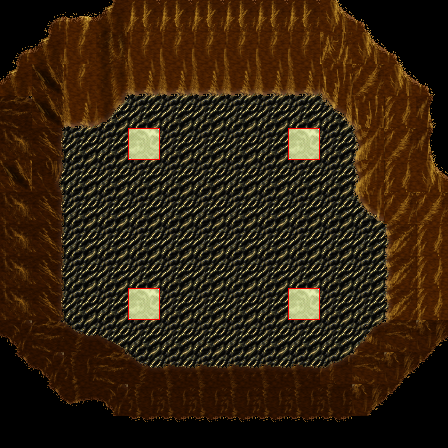

This game map was drawn from its Tiled (.tmx) file and the tilesets committed beside it. A one-line description and the trimmed map source follow:
An orthogonal 14x14 tile map with 32x32 px tiles, 7 tile layers (0_floor, 1_terrain, 2_object, 3_roof, ...), 2 hidden layers not drawn, 6 tilesets.

<map version="1.10" tiledversion="1.10.2" orientation="orthogonal" renderorder="right-down" width="14" height="14" tilewidth="32" tileheight="32" infinite="0" nextlayerid="10" nextobjectid="1">
 <tileset firstgid="1" name="kolizja" tilewidth="32" tileheight="32" tilecount="1" columns="1">
  <image source="../../tileset/logic/collision.png" width="32" height="32" />
 </tileset>
 <tileset firstgid="2" name="podloga" tilewidth="32" tileheight="32" tilecount="1" columns="1">
  <image source="../../tileset/ground/sand2.png" width="32" height="32" />
 </tileset>
 <tileset firstgid="3" name="pol_niesmiertelne" tilewidth="32" tileheight="32" tilecount="4" columns="4">
  <image source="../../tileset/logic/creature/pol_niesmiertelne.png" width="128" height="32" />
 </tileset>
 <tileset firstgid="7" name="earth_dark" tilewidth="32" tileheight="32" tilecount="96" columns="12">
  <image source="../../tileset/ground/ridge/earth_dark.png" width="384" height="256" />
 </tileset>
 <tileset firstgid="103" name="ground_2" tilewidth="32" tileheight="32" tilecount="4" columns="4">
  <image source="../../tileset/ground/ground_2.png" width="128" height="32" />
 </tileset>
 <tileset firstgid="107" name="protection" tilewidth="32" tileheight="32" tilecount="2" columns="2">
  <image source="../../tileset/logic/protection.png" width="64" height="32" />
 </tileset>
 <layer id="1" name="0_floor" width="14" height="14">
  <data>[196 cells, 196 non-empty, 2 distinct tile ids]</data>
 </layer>
 <layer id="2" name="1_terrain" width="14" height="14">
  <data>[196 cells, 113 non-empty, 38 distinct tile ids]</data>
 </layer>
 <layer id="3" name="2_object" width="14" height="14">
  <data>[196 cells, 0 non-empty, 0 distinct tile ids]</data>
 </layer>
 <layer id="9" name="3_roof" width="14" height="14">
  <data>[196 cells, 0 non-empty, 0 distinct tile ids]</data>
 </layer>
 <layer id="7" name="blend_ground" width="14" height="14">
  <data>[196 cells, 0 non-empty, 0 distinct tile ids]</data>
 </layer>
 <layer id="8" name="blend_roof" width="14" height="14">
  <data>[196 cells, 0 non-empty, 0 distinct tile ids]</data>
 </layer>
 <layer id="4" name="objects" width="14" height="14">
  <data>[196 cells, 4 non-empty, 1 distinct tile ids]</data>
 </layer>
 <layer id="5" name="collision" width="14" height="14" visible="0" opacity="0.2">
  <data>[196 cells, 122 non-empty, 1 distinct tile ids]</data>
 </layer>
 <layer id="6" name="protection" width="14" height="14" visible="0" opacity="0.2">
  <data>[196 cells, 196 non-empty, 1 distinct tile ids]</data>
 </layer>
</map>
